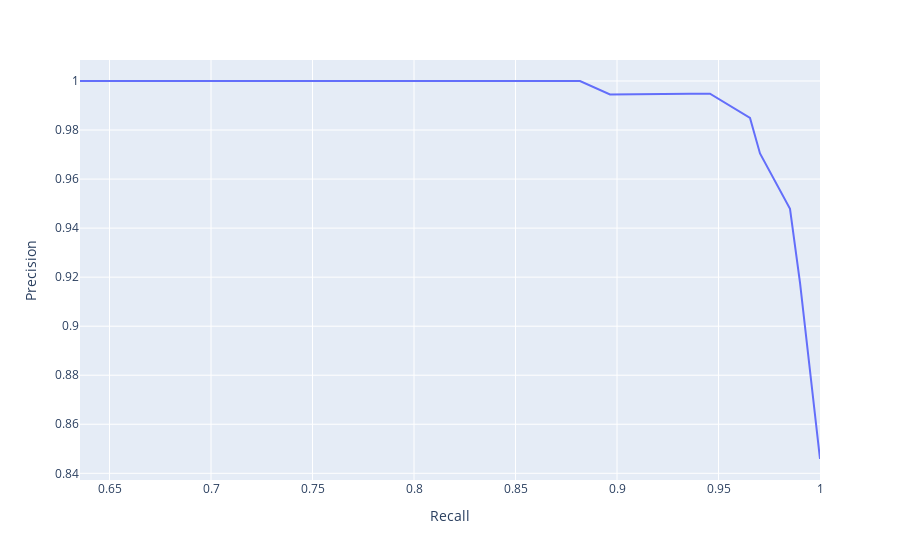

The cell this chart's notebook holds for it:
### Code cell
fig=px.line(x=recall[:-1],y=precision[:-1],hover_name=threshold)
fig.update_xaxes(title="Recall")
fig.update_yaxes(title="Precision")
fig.show()

### Figure 1 — Plotly figure (JSON) as saved in the notebook; plotly's stock layout.template omitted (floating-point values rounded to 4 significant figures)
{"data": [{"hovertemplate": "<b>%{hovertext}</b><br><br>x=%{x}<br>y=%{y}", "showlegend": false, "legendgroup": "", "name": "", "yaxis": "y", "hovertext": [0.05882, 0.1176, 0.1765, 0.2353, 0.2941, 0.3529, 0.4118, 0.4706, 0.5294, 0.5882, 0.6471, 0.7059, 0.7647, 0.8235, 0.8824, 0.9412, 1], "hoverlabel": {"namelength": 0}, "mode": "lines", "xaxis": "x", "y": [0.8458, 0.9178, 0.9479, 0.9704, 0.9849, 0.9948, 0.9948, 0.9947, 0.9945, 1, 1, 1, 1, 1, 1, 1, 1], "x": [1, 0.9901, 0.9852, 0.9704, 0.9655, 0.9458, 0.936, 0.9163, 0.8966, 0.8818, 0.867, 0.8128, 0.7783, 0.7488, 0.7291, 0.6995, 0.6355], "line": {"color": "#636efa", "dash": "solid"}, "type": "scatter"}], "layout": {"yaxis": {"domain": [0, 1], "anchor": "x", "title": {"text": "Precision"}}, "margin": {"t": 60}, "legend": {"tracegroupgap": 0}, "xaxis": {"domain": [0, 1], "anchor": "y", "title": {"text": "Recall"}}}}
